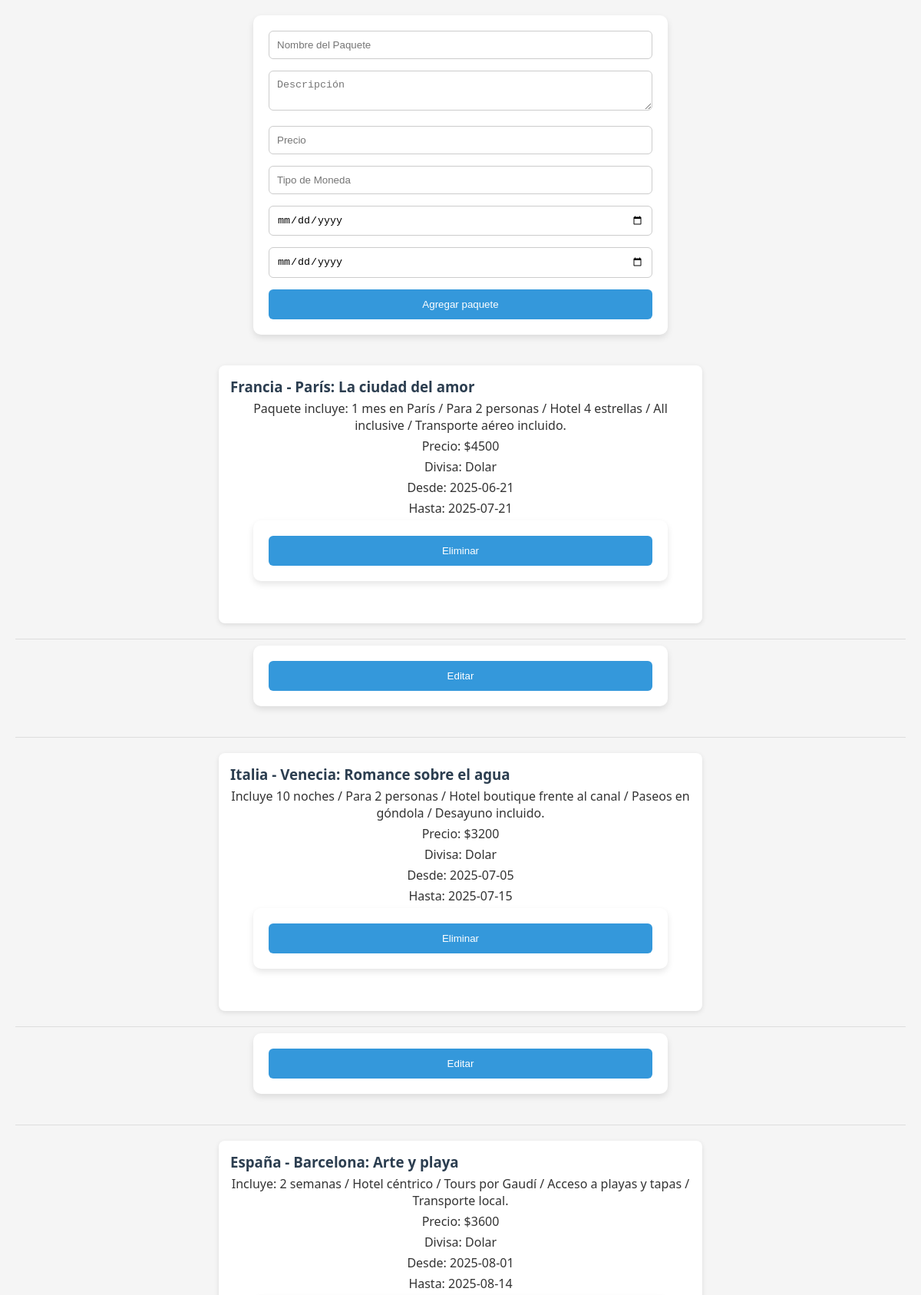
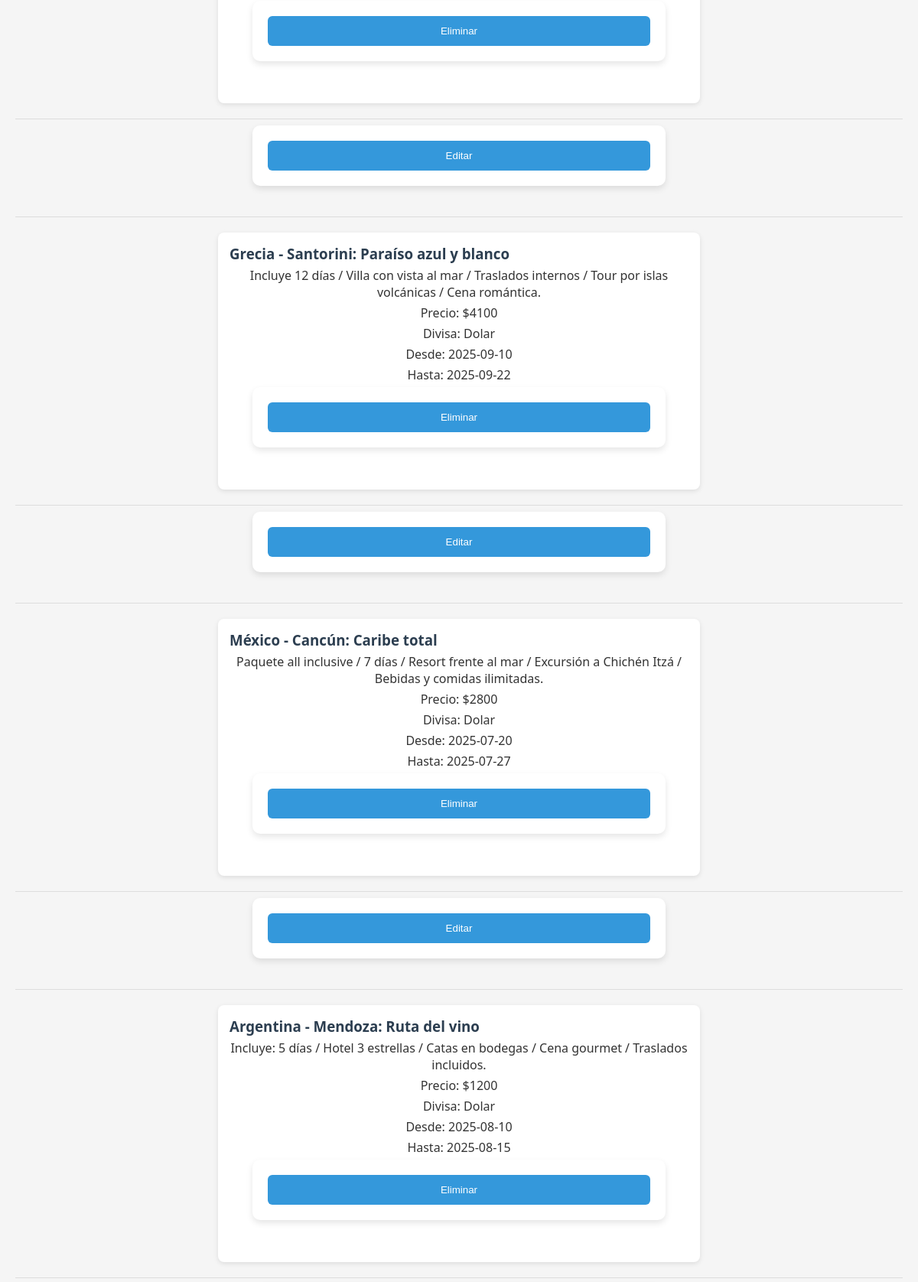
Screenshot of /paginaweb/jefe_paquete.php (signed in, upper part) with the database file from the repository (2 pictures, top to bottom).
### tables this page shows
CREATE TABLE `paquete` (
  `idpaquete` int(11) NOT NULL,
  `nombre` varchar(255) NOT NULL,
  `descripcion` varchar(255) NOT NULL,
  `precio` int(11) NOT NULL,
  `moneda` text NOT NULL,
  `fechaida` date NOT NULL,
  `fechavuelta` date NOT NULL
);

### paginaweb/jefe_paquete.php (the view, shortened to what this page needs)
<?php
include("includes/conDB.php");
?>
<!DOCTYPE html>
<html lang="es">
<head>
    <link rel="stylesheet" href="css/panel_jefe.css">
</head>
<body>
    <form method="post">
        <input type="text" name="nombre" placeholder="Nombre del Paquete" required><br>
        <textarea name="descripcion" placeholder="Descripción" required></textarea><br>
        <input type="number" name="precio" step="0.01" placeholder="Precio" required><br>
        <input type="text" name="moneda" placeholder="Tipo de Moneda" required><br>
        <input type="date" name="fechaida" placeholder="Fecha de Salida" required><br>
        <input type="date" name="fechavuelta" placeholder="Fecha de Vuelta" required><br>
        <input type="submit" name="agregar" value="Agregar paquete">
    </form>
    <?php
$consulta = "SELECT * FROM paquete";
$resultado = mysqli_query($conex, $consulta);
while ($row = mysqli_fetch_assoc($resultado)) {
    echo "<div>";
    echo "<h3>" . $row['nombre'] . "</h3>";
    echo "<p>" . $row['descripcion'] . "</p>";
    echo "<p>Precio: $" . $row['precio'] . "</p>";
    echo "<p>Divisa: " . $row['moneda'] . "</p>";
    echo "<p>Desde: " . $row['fechaida'] . "</p>";
    echo "<p>Hasta: " . $row['fechavuelta'] . "</p>";
    echo '<form method="post" action="eliminar_paquetes.php">';
    echo '<input type="submit" value="Eliminar">';
    echo '</form>';
    echo "</div><hr>";
    echo '<form method="get" action="editar_paquete.php">';
    echo '<input type="submit" value="Editar">';
    echo '</form>';
    echo "</div><hr>";
}
?>
</body>
</html>

### paginaweb/css/panel_jefe.css (style rules this page uses)
body { font-family: 'Segoe UI', Tahoma, Geneva, Verdana, sans-serif; background: #f5f5f5; margin: 0; padding: 20px; color: #333; }
form { background: #fff; border-radius: 10px; padding: 20px; max-width: 500px; margin: 0 auto 40px auto; box-shadow: 0 4px 8px rgba(0, 0, 0, 0.1); }
form input[type="text"], form input[type="number"], form input[type="date"], form textarea { width: 100%; padding: 10px; margin-bottom: 15px; border: 1px solid #ccc; border-radius: 6px; box-sizing: border-box; }
form input[type="submit"], form button { background-color: #3498db; color: white; border: none; padding: 12px; cursor: pointer; border-radius: 6px; width: 100%; transition: background 0.3s; }
p { text-align: center; font-size: 16px; }
div { background: white; border-radius: 8px; padding: 15px; margin: 20px auto; max-width: 600px; box-shadow: 0 2px 6px rgba(0,0,0,0.1); }
div h3 { margin: 0; color: #2c3e50; }
div p { margin: 5px 0; }
hr { margin-top: 20px; border: none; border-top: 1px solid #ddd; }

### rows the page displays
paquete: nombre "Francia - París: La ciudad del amor", descripcion "Paquete incluye: 1 mes en París / Para 2 personas / Hotel 4 estrellas / All inclusive / Transporte aéreo incluido.", precio "4500", moneda "Dolar", fechaida "2025-06-21", fechavuelta "2025-07-21"
paquete: nombre "Italia - Venecia: Romance sobre el agua", descripcion "Incluye 10 noches / Para 2 personas / Hotel boutique frente al canal / Paseos en góndola / Desayuno incluido.", precio "3200", moneda "Dolar", fechaida "2025-07-05", fechavuelta "2025-07-15"
paquete: nombre "España - Barcelona: Arte y playa", descripcion "Incluye: 2 semanas / Hotel céntrico / Tours por Gaudí / Acceso a playas y tapas / Transporte local.", precio "3600", moneda "Dolar", fechaida "2025-08-01", fechavuelta "2025-08-14"
paquete: nombre "Grecia - Santorini: Paraíso azul y blanco", descripcion "Incluye 12 días / Villa con vista al mar / Traslados internos / Tour por islas volcánicas / Cena romántica.", precio "4100", moneda "Dolar", fechaida "2025-09-10", fechavuelta "2025-09-22"
paquete: nombre "México - Cancún: Caribe total", descripcion "Paquete all inclusive / 7 días / Resort frente al mar / Excursión a Chichén Itzá / Bebidas y comidas ilimitadas.", precio "2800", moneda "Dolar", fechaida "2025-07-20", fechavuelta "2025-07-27"
paquete: nombre "Argentina - Mendoza: Ruta del vino", descripcion "Incluye: 5 días / Hotel 3 estrellas / Catas en bodegas / Cena gourmet / Traslados incluidos.", precio "1200", moneda "Dolar", fechaida "2025-08-10", fechavuelta "2025-08-15"
